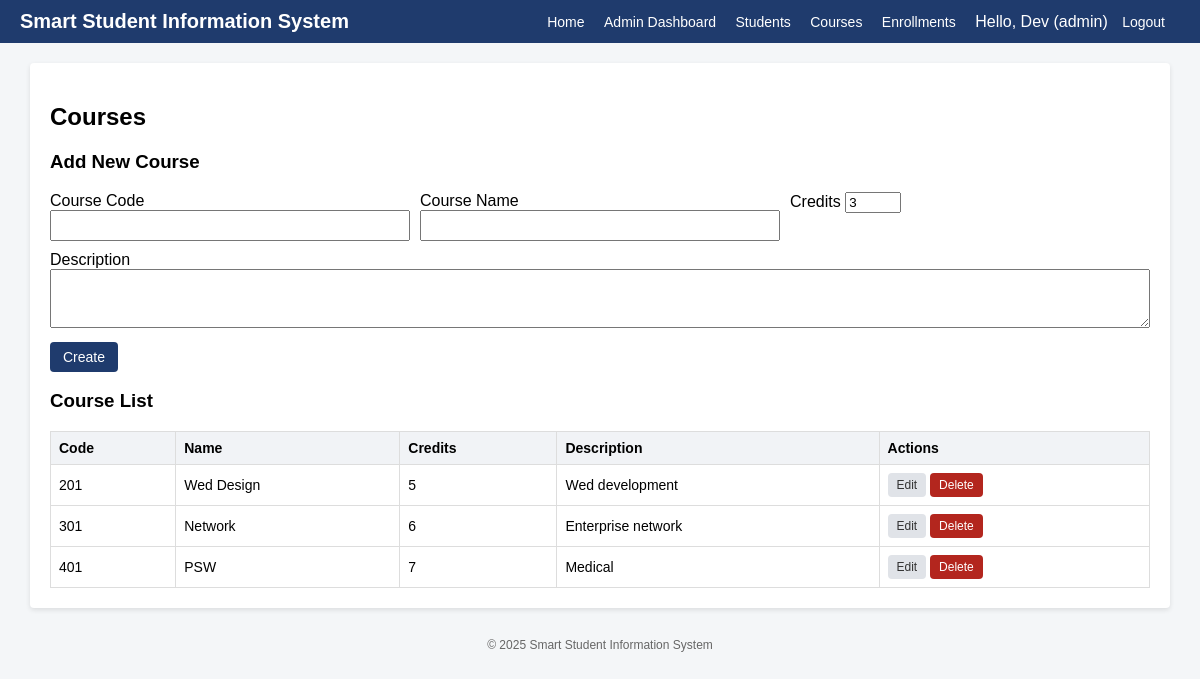
Screenshot of /admin/courses.php (signed in) with the database file from the repository.
### tables this page shows
CREATE TABLE `courses` (
  `id` int(11) NOT NULL,
  `course_code` varchar(50) NOT NULL,
  `course_name` varchar(150) NOT NULL,
  `description` text DEFAULT NULL,
  `credits` tinyint(3) UNSIGNED NOT NULL DEFAULT 3,
  `created_at` datetime DEFAULT NULL,
  `updated_at` datetime DEFAULT NULL
);

### admin/courses.php (the view, shortened to what this page needs)
<?php
$pdo = getPDO();
$courses = $pdo->query("SELECT * FROM courses ORDER BY course_code ASC")->fetchAll();
$editCourse = ['id' => 0, 'course_code' => '', 'course_name' => '', 'description' => '', 'credits' => 3];
include '../header.php';
?>
<h2>Courses</h2>
<h3><?php echo $editCourse['id'] ? 'Edit Course' : 'Add New Course'; ?></h3>
<form method="post">
    <div class="flex">
        <div>
            <label>Course Code</label>
            <input type="text" name="course_code" value="<?php echo htmlspecialchars($editCourse['course_code']); ?>" required>
        </div>
        <div>
            <label>Course Name</label>
            <input type="text" name="course_name" value="<?php echo htmlspecialchars($editCourse['course_name']); ?>" required>
        </div>
        <div>
            <label>Credits</label>
            <input type="number" name="credits" value="<?php echo htmlspecialchars($editCourse['credits']); ?>" min="1" max="10">
        </div>
    </div>
    <div>
        <label>Description</label>
        <textarea name="description" rows="3"><?php echo htmlspecialchars($editCourse['description']); ?></textarea>
    </div>
    <button class="btn btn-primary" type="submit"><?php echo $editCourse['id'] ? 'Update' : 'Create'; ?></button>
</form>
<h3>Course List</h3>
<table>
    <thead>
        <tr>
            <th>Code</th>
            <th>Name</th>
            <th>Credits</th>
            <th>Description</th>
            <th>Actions</th>
        </tr>
    </thead>
    <tbody>
        <?php if (!$courses): ?>
            <tr><td colspan="5">No courses found.</td></tr>
        <?php else: ?>
            <?php foreach ($courses as $c): ?>
                <tr>
                    <td><?php echo htmlspecialchars($c['course_code']); ?></td>
                    <td><?php echo htmlspecialchars($c['course_name']); ?></td>
                    <td><?php echo htmlspecialchars($c['credits']); ?></td>
                    <td><?php echo nl2br(htmlspecialchars($c['description'])); ?></td>
                    <td>
                        <a class="btn btn-sm btn-secondary" href="courses.php?edit=<?php echo $c['id']; ?>">Edit</a>
                        <a class="btn btn-sm btn-danger" href="courses.php?delete=<?php echo $c['id']; ?>" onclick="return confirm('Delete this course?');">Delete</a>
                    </td>
                </tr>
            <?php endforeach; ?>
        <?php endif; ?>
    </tbody>
</table>
<?php include '../footer.php'; ?>

### header.php (style rules this page uses)
body { font-family: Arial, sans-serif; background:#f4f6f8; margin:0; }
.btn { display:inline-block; padding:6px 12px; border-radius:4px; text-decoration:none; font-size:14px; border:1px solid transparent; cursor:pointer; }
.btn-primary { background:#1f3b6d; color:white; }
.btn-secondary { background:#e0e3e8; color:#333; }
.btn-danger { background:#b3261e; color:white; }
.btn-sm { padding:4px 8px; font-size:12px; }
table { width:100%; border-collapse:collapse; margin-top:10px; }
th, td { border:1px solid #ddd; padding:8px; text-align:left; font-size:14px; }
th { background:#f1f3f6; }
input[type=text], input[type=email], input[type=password], input[type=date], select, textarea { padding:6px; width:100%; box-sizing:border-box; margin-bottom:10px; }
.flex { display:flex; gap:10px; flex-wrap:wrap; }
.flex > div { flex:1 1 200px; }

### rows the page displays
courses: course_code "201", course_name "Wed Design", credits "5", description "Wed development"
courses: course_code "301", course_name "Network", credits "6", description "Enterprise network"
courses: course_code "401", course_name "PSW", credits "7", description "Medical"

### other values shown
$user['name'] "Dev"
$user['role'] "admin"
